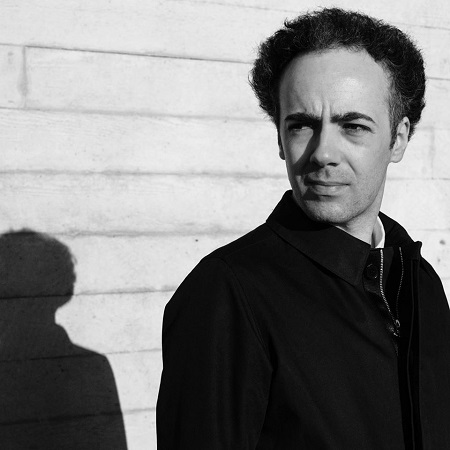
#> input picture A1/A1_resources/hc_1.jpg, 450 x 450 px
$ jupyter execute Q7.ipynb   (shell and % lines are left out)
#> lines starting #> are read from the running program, lines starting #| are printed output that depends on the picture
### A1/Q7.py
import numpy as np
import pdb

from skimage import img_as_ubyte
from skimage.io import imread
from skimage.transform import resize
import matplotlib.pyplot as plt


def histogram(img, bins):
    """Get Histogram."""
    histogram, bins = np.histogram(img, bins)
    histogram = histogram/histogram.sum()

    return histogram


def plot_histograms(histogram, image):
    plt.subplot(121)
    plt.plot(histogram)
    plt.subplot(122)
    plt.imshow(image, 'gray')
    plt.show()


# [21 lines that do not run on import are left out]

### A1/Q7.ipynb
### Report Q7

The code for Q7 can be found in Q7.py file. We will import the functions defined in the file to demonstrate usbaility and give results for different questions.

#### Here are the histograms for the 3 High and 3 Low contrast images:

[cell 1]
# Import necessary functions
from skimage import img_as_ubyte
from skimage.io import imread
from skimage.transform import resize

import numpy as np

import matplotlib

from Q7 import histogram, plot_histograms

[cell 2]
high_contrast = ["A1_resources/hc_1.jpg", "A1_resources/hc_2.jpg", "A1_resources/hc_3.jpeg"]
low_contrast = ["A1_resources/lc_1.jpg", "A1_resources/lc_2.jpeg", "A1_resources/lc_3.jpg"]

# Read images and resize to 500x500
images = []
for img_name in high_contrast + low_contrast:
    img = imread(img_name, as_gray=True)
#> img is the input picture: shape (450, 450) float64; min 0, max 1, mean 0.492
    img = resize(img, (500, 500), anti_aliasing=True)
#> img: shape (500, 500) float64
    img = img_as_ubyte(img)
    images.append(img)
#> pass 2 of the loop `for img_name in high_contrast + low_contrast:`:
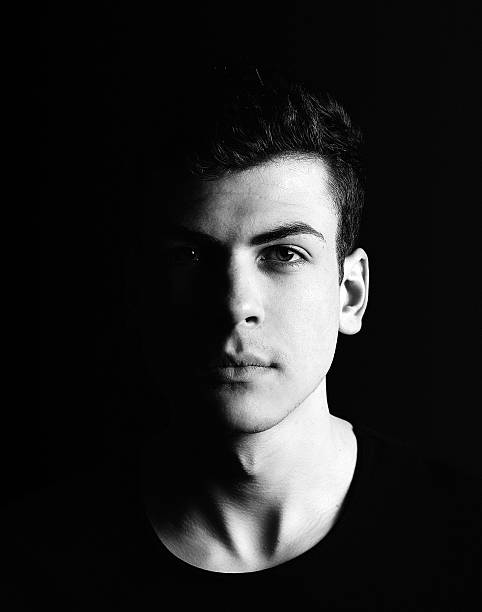
#> input picture A1/A1_resources/hc_2.jpg, 482 x 612 px
#> img is the input picture: shape (612, 482); min 0, max 255, mean 35.1
#> `img = resize(img, (500, 500), anti_aliasing=True)`:
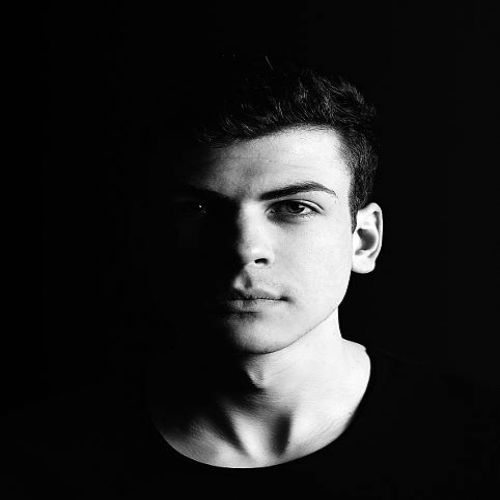
#> img: shape (500, 500) float64; min 0, max 1, mean 0.138
#> pass 3 of the loop `for img_name in high_contrast + low_contrast:`:
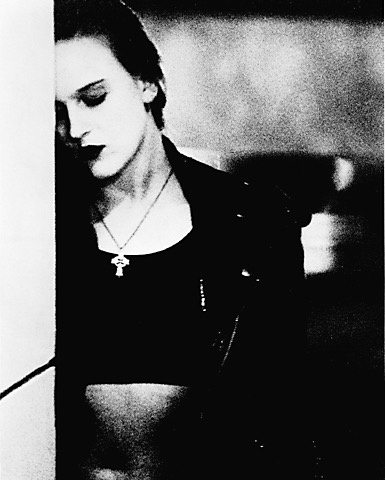
#> input picture A1/A1_resources/hc_3.jpeg, 385 x 480 px
#> img is the input picture: shape (480, 385); min 0, max 255, mean 91.9
#> `img = resize(img, (500, 500), anti_aliasing=True)`:
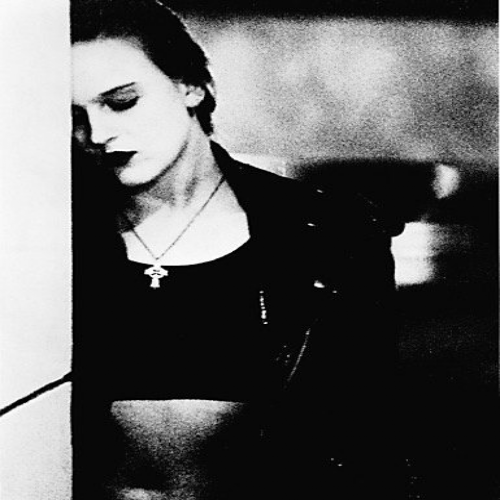
#> img: shape (500, 500) float64; min 0, max 1, mean 0.36
#> the loop made 6 passes; the first 3 are shown

# Find histograms
bins = list(range(0, 257))
#> bins = 257 values from 0 to 256
histograms = [histogram(x, bins) for x in images]
#> in histogram, `histogram, bins = np.histogram(img, bins)`: histogram = 256 values, max 7635 at index 227, min 0 at index 252, mean 976.6; bins = 257 values from 0 to 256
#> in histogram, `histogram = histogram/histogram.sum()`: histogram = 256 values, max 0.0305 at index 227, min 0 at index 252, mean 0.00391
#> in histogram (call 4), `histogram, bins = np.histogram(img, bins)`: histogram = 256 values, max 20093 at index 254, min 0 at index 0, mean 976.6
#> in histogram (call 4), `histogram, bins = np.histogram(img, bins)`:
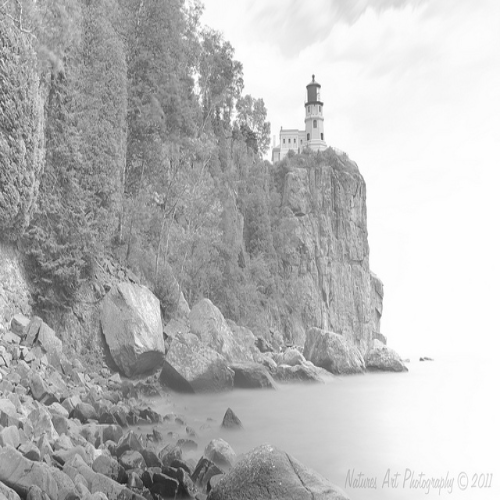
#> img: shape (500, 500); min 22, max 255, mean 185.2
#> in histogram (call 4), `histogram = histogram/histogram.sum()`: histogram = 256 values, max 0.0804 at index 254, min 0 at index 0, mean 0.00391
#> in histogram (call 5), `histogram, bins = np.histogram(img, bins)`: histogram = 256 values, max 7277 at index 211, min 0 at index 0, mean 976.6
#> in histogram (call 5), `histogram, bins = np.histogram(img, bins)`:
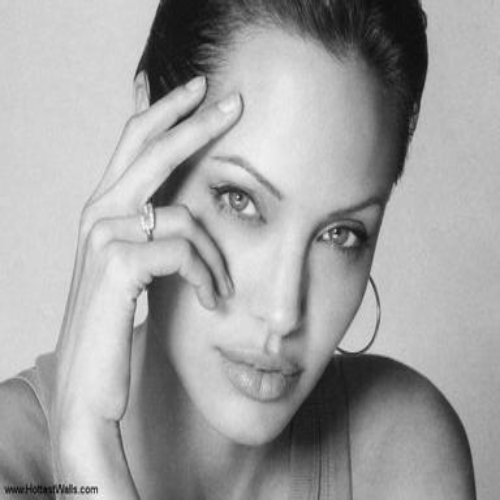
#> img: shape (500, 500); min 9, max 247, mean 162.7
#> in histogram (call 5), `histogram = histogram/histogram.sum()`: histogram = 256 values, max 0.0291 at index 211, min 0 at index 0, mean 0.00391
#> in histogram (call 6), `histogram, bins = np.histogram(img, bins)`: histogram = 256 values, max 9052 at index 202, min 0 at index 0, mean 976.6
#> in histogram (call 6), `histogram, bins = np.histogram(img, bins)`:
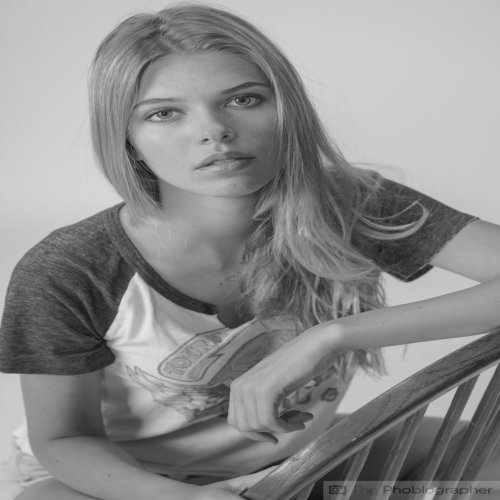
#> img: shape (500, 500); min 15, max 230, mean 140.5
#> in histogram (call 6), `histogram = histogram/histogram.sum()`: histogram = 256 values, max 0.0362 at index 202, min 0 at index 0, mean 0.00391

# Plot image and the histogram
print("High Contrast Histograms:")
for h, img in zip(histograms[0:3], images[0:3]):
    plot_histograms(h, img)
#> this loop made 3 passes
#> pass 1, in plot_histograms, `plt.show()`:
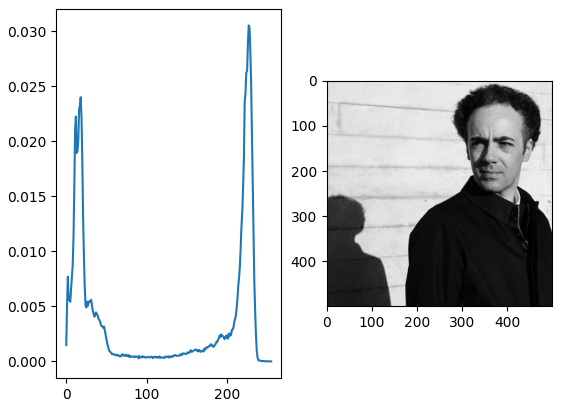
#> figure drawn by matplotlib, 2 panels; panel 1: curve peaks at x = 227, y = 0.0305
#> pass 2, in plot_histograms (call 2), `plt.show()`:
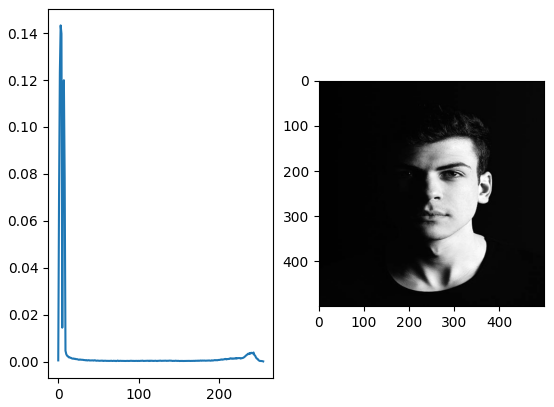
#> figure drawn by matplotlib, 2 panels; panel 1: curve peaks at x = 3, y = 0.143

print("Low Contrast Histograms:")
for h, img in zip(histograms[3::], images[3::]):
    plot_histograms(h, img)
#> this loop made 3 passes
#> pass 1, in plot_histograms (call 4), `plt.show()`:
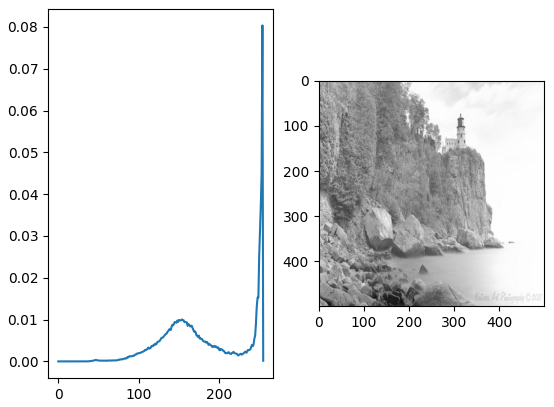
#> figure drawn by matplotlib, 2 panels; panel 1: curve peaks at x = 254, y = 0.0804
#> pass 2, in plot_histograms (call 5), `plt.show()`:
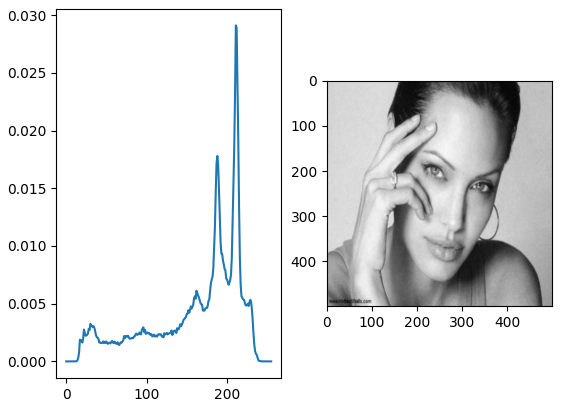
#> figure drawn by matplotlib, 2 panels; panel 1: curve peaks at x = 211, y = 0.0291
